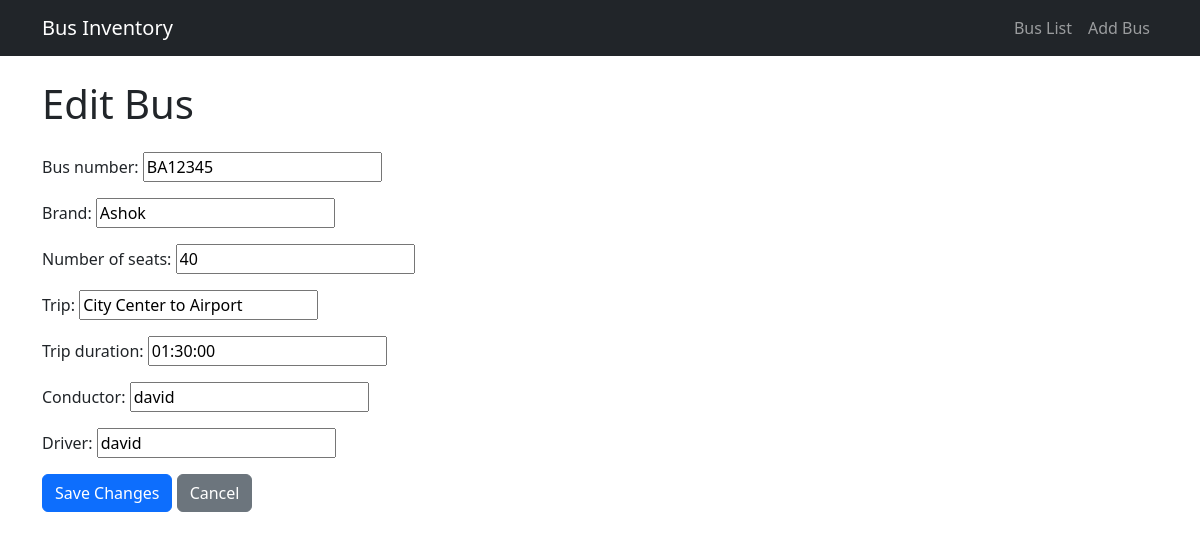
Screenshot of /api/edit-bus/3/ with the database file from the repository.
### Feature/models.py (models this page shows, shortened)
class Bus(models.Model):
    bus_number = models.CharField(max_length=20, unique=True)
    brand = models.CharField(max_length=50)
    number_of_seats = models.IntegerField()
    trip = models.CharField(max_length=100)
    trip_duration = models.DurationField()
    conductor = models.CharField(max_length=50)
    driver = models.CharField(max_length=50)

### Feature/views.py (the view)
# urls.py: path('edit-bus/<int:pk>/', views.edit_bus, name='edit-bus'),  # Edit bus
def edit_bus(request, pk):
    bus = get_object_or_404(Bus, pk=pk)  # Fetch the bus by its primary key
    if request.method == 'POST':
        form = BusForm(request.POST, instance=bus)
        if form.is_valid():
            form.save()
            return redirect('bus-list')  # Redirect to the bus list page
    else:
        form = BusForm(instance=bus)
    return render(request, 'edit_bus.html', {'form': form})

### Feature/forms.py
class BusForm(forms.ModelForm):
    class Meta:
        model = Bus
        fields = ['bus_number', 'brand', 'number_of_seats', 'trip', 'trip_duration', 'conductor', 'driver']

### templates/edit_bus.html (shortened to what this page needs)
{% extends 'base.html' %}
{% block content %}
<h1 class="mb-4">Edit Bus</h1>
<form method="post">
    {{ form.as_p }}
    <button type="submit" class="btn btn-primary">Save Changes</button>
    <a href="{% url 'bus-list' %}" class="btn btn-secondary">Cancel</a>
</form>
{% endblock %}

### rows the page displays
Bus: bus_number "BA12345", brand "Ashok", number_of_seats "40", trip "City Center to Airport", trip_duration "01:30:00", conductor "david", driver "david"
